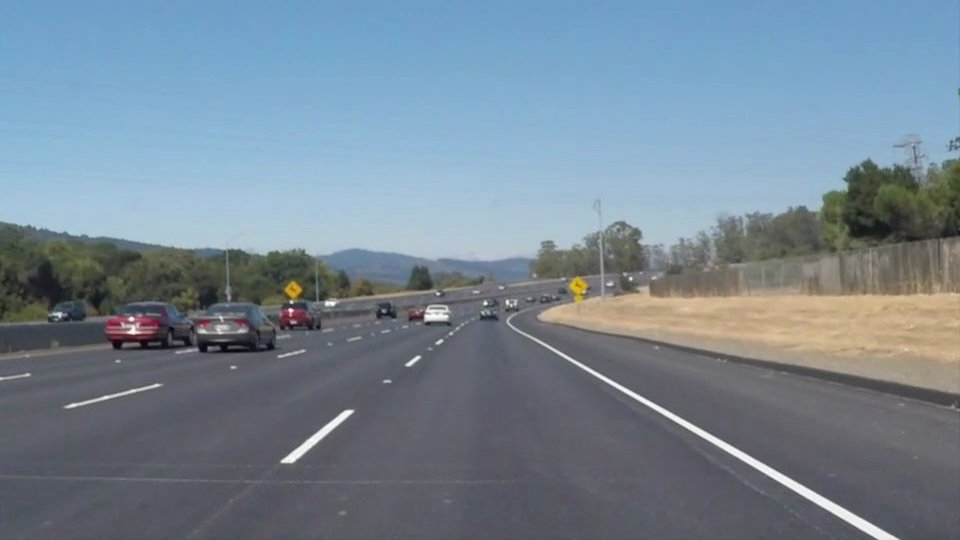
#> input picture Road Lane Management System/test_images/01. solidWhiteCurve.jpg, 960 x 540 px; its folder holds 4 pictures in this run
$ jupyter execute Road_Lane_Detection.ipynb   (shell and % lines are left out)
#> lines starting #> are read from the running program, lines starting #| are printed output that depends on the picture; after the words box and inside, x2 and y2 are one past the last pixel; in counts of white or black regions, pixels touching at a corner belong together
[cell 1]
import matplotlib.pyplot as plt
import matplotlib.image as mpimg
import numpy as np
import cv2
import os
import glob
from moviepy.editor import VideoFileClip
from moviepy import *
from IPython.display import HTML
from IPython.display import Image

[cell 2]
def list_images(images, cols = 2, rows = 5, cmap=None):

    plt.figure(figsize=(10, 11))
    for i, image in enumerate(images):
        plt.subplot(rows, cols, i+1)
        cmap = 'gray' if len(image.shape) == 2 else cmap
        plt.imshow(image, cmap = cmap)
        plt.xticks([])
        plt.yticks([])
    plt.tight_layout(pad=0, h_pad=0, w_pad=0)
    plt.show()

[cell 3]
def RGB_color_selection(image):

    lower_threshold = np.uint8([200, 200, 200])
    upper_threshold = np.uint8([255, 255, 255])
    white_mask = cv2.inRange(image, lower_threshold, upper_threshold)


    lower_threshold = np.uint8([175, 175,   0])
    upper_threshold = np.uint8([255, 255, 255])
    yellow_mask = cv2.inRange(image, lower_threshold, upper_threshold)


    mask = cv2.bitwise_or(white_mask, yellow_mask)
    masked_image = cv2.bitwise_and(image, image, mask = mask)

    return masked_image

[cell 4]
def convert_hsv(image):

    return cv2.cvtColor(image, cv2.COLOR_RGB2HSV)

[cell 5]
def HSV_color_selection(image):

    converted_image = convert_hsv(image)


    lower_threshold = np.uint8([0, 0, 210])
    upper_threshold = np.uint8([255, 30, 255])
    white_mask = cv2.inRange(converted_image, lower_threshold, upper_threshold)


    lower_threshold = np.uint8([18, 80, 80])
    upper_threshold = np.uint8([30, 255, 255])
    yellow_mask = cv2.inRange(converted_image, lower_threshold, upper_threshold)


    mask = cv2.bitwise_or(white_mask, yellow_mask)
    masked_image = cv2.bitwise_and(image, image, mask = mask)

    return masked_image

[cell 6]
def convert_hsl(image):

    return cv2.cvtColor(image, cv2.COLOR_RGB2HLS)

[cell 7]
# [19 lines left out: function HSL_color_selection, not called in this run]

[cell 8]
def gray_scale(image):

    return cv2.cvtColor(image, cv2.COLOR_RGB2GRAY)

[cell 9]
def gaussian_smoothing(image, kernel_size = 13):

    return cv2.GaussianBlur(image, (kernel_size, kernel_size), 0)

[cell 10]
def canny_detector(image, low_threshold = 50, high_threshold = 150):

    return cv2.Canny(image, low_threshold, high_threshold)

[cell 11]
# [17 lines left out: function region_selection, not called in this run]

[cell 12]
# [9 lines left out: function hough_transform, not called in this run]

[cell 13]
# [7 lines left out: function draw_lines, not called in this run]

[cell 14]
# [52 lines left out: functions average_slope_intercept, pixel_points, lane_lines, draw_lane_lines, not called in this run]

[cell 15]
# [16 lines left out: functions frame_processor, process_video, not called in this run]

[cell 16]
test_images = [plt.imread(img) for img in glob.glob('test_images/*.jpg')]
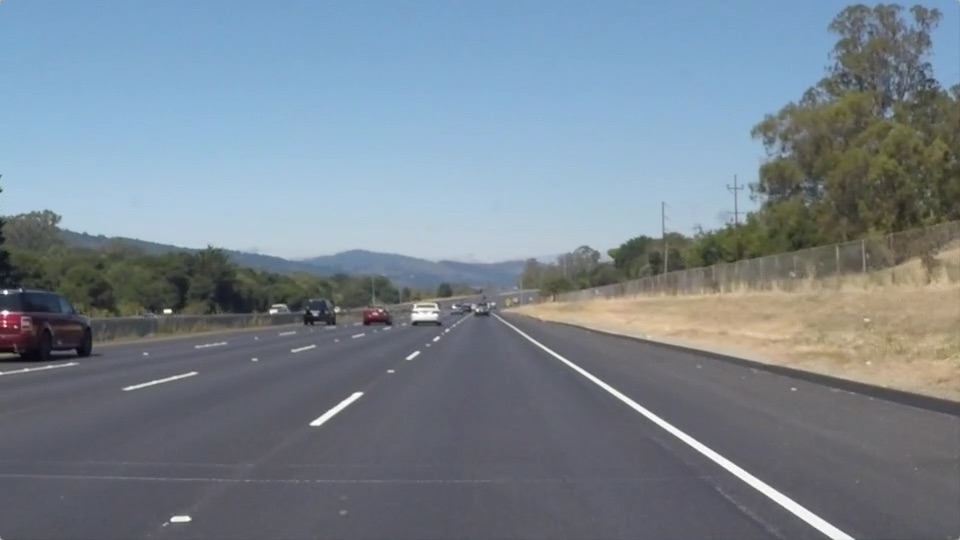
#> input picture Road Lane Management System/test_images/02. solidWhiteRight.jpg, 960 x 540 px
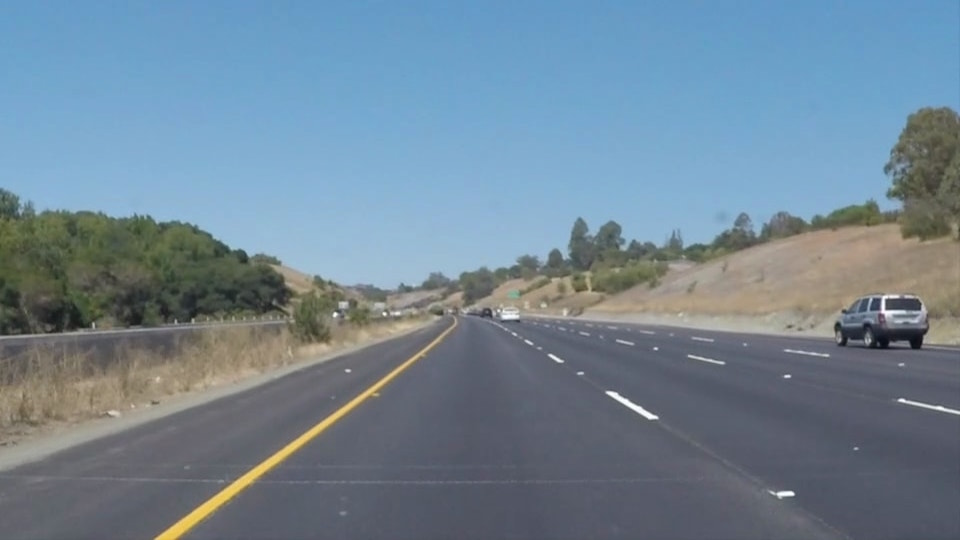
#> input picture Road Lane Management System/test_images/03. solidYellowCurve.jpg, 960 x 540 px
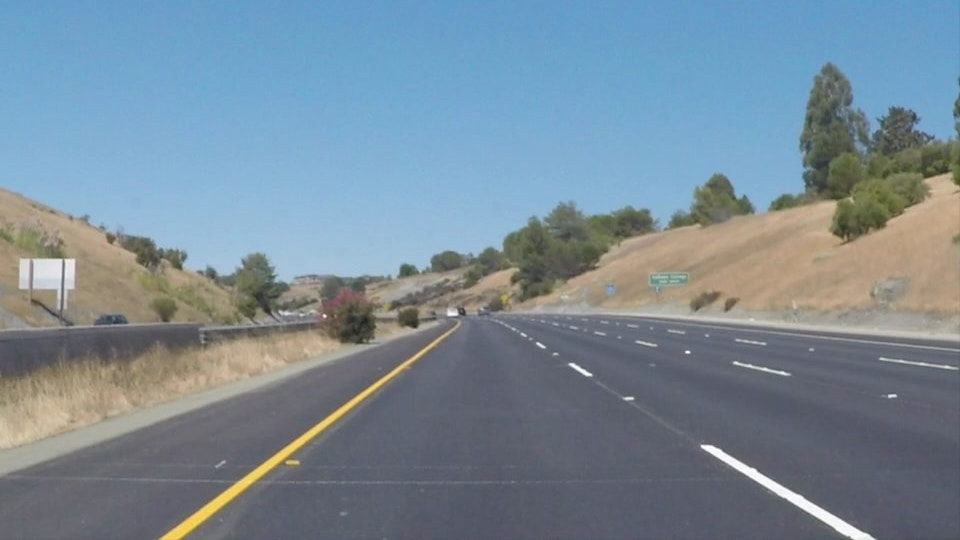
#> input picture Road Lane Management System/test_images/04. solidYellowCurve2.jpg, 960 x 540 px
#> test_images = 4 items
list_images(test_images)
#> the loop in list_images, `for i, image in enumerate(images):` made 1 pass
#> (the call stopped at in list_images, `plt.subplot(rows, cols, i+1)`: IPython is not available in this run)

[cell 17]
list_images(list(map(RGB_color_selection, test_images)))
#> in RGB_color_selection, `white_mask = cv2.inRange(image, lower_threshold, upper_threshold)`:
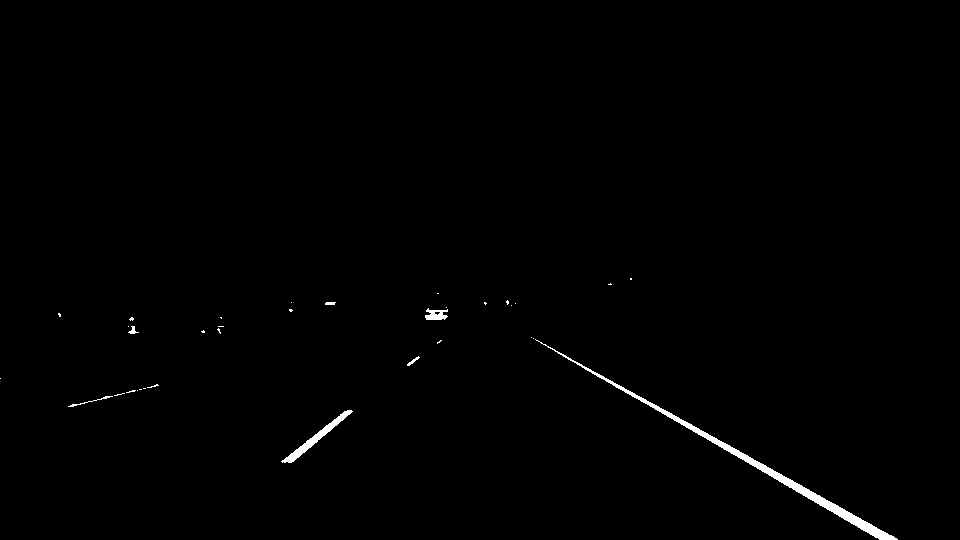
#> white_mask: shape (540, 960); 0.64% white; 34 white regions (27 under 20 px), largest, box (x1, y1, x2, y2) and area: (535, 339, 898, 540) 2248, (281, 410, 353, 463) 560, (425, 308, 448, 320) 181
#> in RGB_color_selection, image is the input picture: shape (540, 960, 3); mean R, G, B 118.5, 134.5, 148.1
#> in RGB_color_selection, `yellow_mask = cv2.inRange(image, lower_threshold, upper_threshold)`: yellow_mask: shape (540, 960); 4.7% white; 139 white regions (112 under 20 px), largest, box (x1, y1, x2, y2) and area: (114, 218, 583, 260) 11646, (620, 287, 960, 350) 5795, (523, 333, 899, 540) 2545
#> in RGB_color_selection, `masked_image = cv2.bitwise_and(image, image, mask = mask)`:
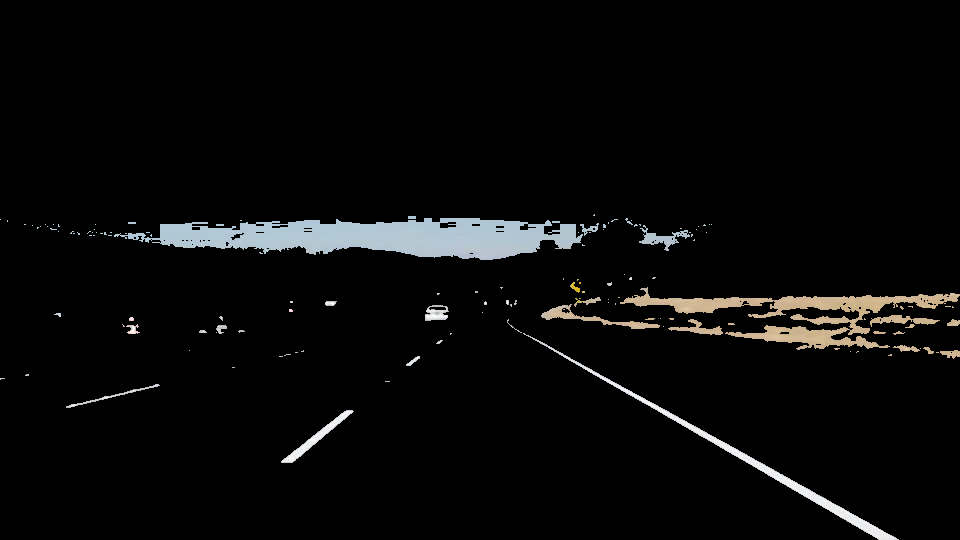
#> masked_image: shape (540, 960, 3); mean R, G, B 9.2, 9.2, 9
#> in RGB_color_selection (call 2), `white_mask = cv2.inRange(image, lower_threshold, upper_threshold)`: white_mask: shape (540, 960); 0.62% white; 23 white regions (16 under 20 px), largest, box (x1, y1, x2, y2) and area: (521, 332, 854, 540) 2350, (311, 393, 362, 425) 291, (412, 304, 438, 320) 247
#> in RGB_color_selection, image is the input picture: shape (540, 960, 3); mean R, G, B 120.3, 132.6, 143.7
#> in RGB_color_selection (call 2), `yellow_mask = cv2.inRange(image, lower_threshold, upper_threshold)`: yellow_mask: shape (540, 960); 7.4% white; 152 white regions (121 under 20 px), largest, box (x1, y1, x2, y2) and area: (50, 194, 662, 263) 25584, (505, 294, 802, 364) 6000, (507, 323, 854, 540) 2632
#> in RGB_color_selection (call 3), `white_mask = cv2.inRange(image, lower_threshold, upper_threshold)`: white_mask: shape (540, 960); 0.15% white; 26 white regions (20 under 20 px), largest, box (x1, y1, x2, y2) and area: (607, 392, 658, 419) 245, (881, 295, 905, 317) 150, (899, 399, 960, 414) 105, (502, 310, 519, 319) 100, (777, 492, 794, 496) 58, (549, 355, 562, 362) 29
#> in RGB_color_selection, image is the input picture: shape (540, 960, 3); mean R, G, B 113, 133.4, 149
#> in RGB_color_selection (call 3), `yellow_mask = cv2.inRange(image, lower_threshold, upper_threshold)`: yellow_mask: shape (540, 960); 1% white; 92 white regions (66 under 20 px), largest, box (x1, y1, x2, y2) and area: (155, 338, 440, 540) 2063, (634, 315, 776, 333) 1017, (606, 391, 658, 419) 285
#> in RGB_color_selection (call 4), `white_mask = cv2.inRange(image, lower_threshold, upper_threshold)`: white_mask: shape (540, 960); 0.6% white; 23 white regions (16 under 20 px), largest, box (x1, y1, x2, y2) and area: (701, 445, 875, 540) 1630, (33, 259, 62, 298) 740, (65, 259, 75, 298) 275
#> in RGB_color_selection, image is the input picture: shape (540, 960, 3); mean R, G, B 120.7, 138.6, 151.5
#> in RGB_color_selection (call 4), `yellow_mask = cv2.inRange(image, lower_threshold, upper_threshold)`: yellow_mask: shape (540, 960); 2.6% white; 154 white regions (105 under 20 px), largest, box (x1, y1, x2, y2) and area: (160, 332, 449, 540) 2149, (601, 306, 960, 340) 2105, (701, 445, 875, 540) 1754
#> (the call stopped at in list_images, `plt.subplot(rows, cols, i+1)`: IPython is not available in this run)

[cell 18]
list_images(list(map(convert_hsv, test_images)))
#> in convert_hsv, `return cv2.cvtColor(image, cv2.COLOR_RGB2HSV)`: returned value: shape (540, 960, 3); mean H, S, V 97.9, 55.2, 152.4
#> in convert_hsv (call 2), `return cv2.cvtColor(image, cv2.COLOR_RGB2HSV)`: returned value: shape (540, 960, 3); mean H, S, V 95, 51.9, 149.2
#> in convert_hsv (call 3), `return cv2.cvtColor(image, cv2.COLOR_RGB2HSV)`: returned value: shape (540, 960, 3); mean H, S, V 90, 67.7, 154.4
#> in convert_hsv (call 4), `return cv2.cvtColor(image, cv2.COLOR_RGB2HSV)`: returned value: shape (540, 960, 3); mean H, S, V 86.9, 66.5, 159.6
#> (the call stopped at in list_images, `plt.subplot(rows, cols, i+1)`: IPython is not available in this run)

[cell 19]
list_images(list(map(HSV_color_selection, test_images)))
#> in HSV_color_selection, `white_mask = cv2.inRange(converted_image, lower_threshold, upper_thres..`: white_mask: shape (540, 960); 0.62% white; 47 white regions (39 under 20 px), largest, box (x1, y1, x2, y2) and area: (538, 341, 898, 540) 2180, (282, 410, 353, 462) 531, (425, 309, 448, 320) 161
#> in HSV_color_selection, `yellow_mask = cv2.inRange(converted_image, lower_threshold, upper_thre..`: yellow_mask: shape (540, 960); 0.66% white; 70 white regions (50 under 20 px), largest, box (x1, y1, x2, y2) and area: (825, 300, 928, 328) 1418, (569, 275, 589, 305) 405, (280, 280, 304, 301) 337
#> in HSV_color_selection, `mask = cv2.bitwise_or(white_mask, yellow_mask)`: mask: shape (540, 960); 1.3% white; 117 white regions (89 under 20 px), largest, box (x1, y1, x2, y2) and area: (538, 341, 898, 540) 2180, (825, 300, 928, 328) 1418, (282, 410, 353, 462) 531
#> in HSV_color_selection (call 2), `white_mask = cv2.inRange(converted_image, lower_threshold, upper_thres..`:
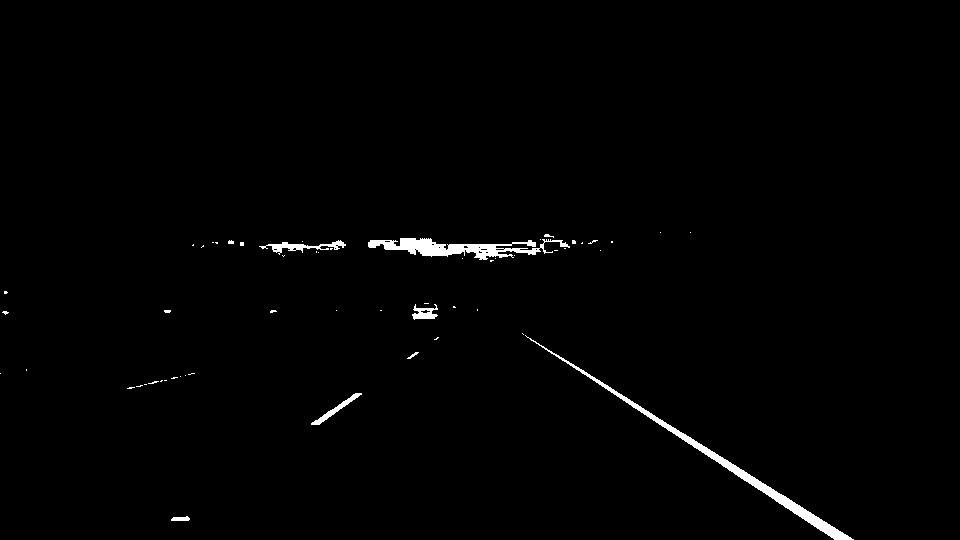
#> white_mask: shape (540, 960); 1% white; 56 white regions (47 under 20 px), largest, box (x1, y1, x2, y2) and area: (525, 335, 854, 540) 2269, (368, 238, 570, 260) 1858, (259, 240, 346, 255) 409
#> in HSV_color_selection (call 2), `yellow_mask = cv2.inRange(converted_image, lower_threshold, upper_thre..`: yellow_mask: shape (540, 960); 1.1% white; 150 white regions (121 under 20 px), largest, box (x1, y1, x2, y2) and area: (824, 130, 911, 186) 1421, (820, 94, 868, 122) 529, (913, 140, 951, 170) 514
#> in HSV_color_selection (call 2), `mask = cv2.bitwise_or(white_mask, yellow_mask)`: mask: shape (540, 960); 2.2% white; 206 white regions (168 under 20 px), largest, box (x1, y1, x2, y2) and area: (525, 335, 854, 540) 2269, (368, 238, 570, 260) 1858, (824, 130, 911, 186) 1421
#> in HSV_color_selection (call 2), `masked_image = cv2.bitwise_and(image, image, mask = mask)`:
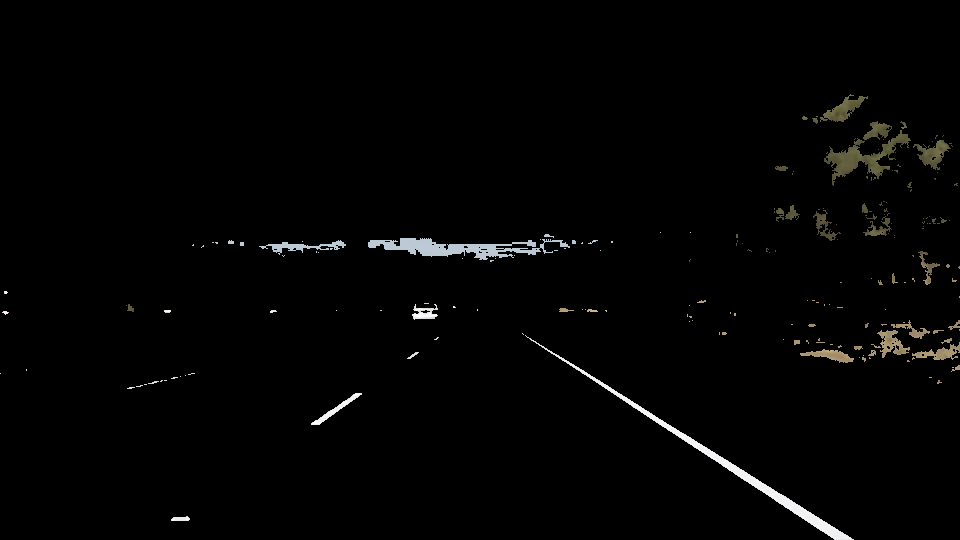
#> masked_image: shape (540, 960, 3); mean R, G, B 3.6, 3.6, 3.3
#> in HSV_color_selection (call 3), `white_mask = cv2.inRange(converted_image, lower_threshold, upper_thres..`: white_mask: shape (540, 960); 0.15% white; 32 white regions (26 under 20 px), largest, box (x1, y1, x2, y2) and area: (607, 392, 658, 419) 241, (881, 295, 906, 317) 151, (899, 399, 960, 414) 105, (502, 310, 519, 319) 95, (777, 492, 794, 496) 58, (549, 355, 562, 362) 29
#> in HSV_color_selection (call 3), `yellow_mask = cv2.inRange(converted_image, lower_threshold, upper_thre..`: yellow_mask: shape (540, 960); 0.7% white; 24 white regions (17 under 20 px), largest, box (x1, y1, x2, y2) and area: (154, 360, 416, 540) 3263, (575, 283, 587, 292) 66, (903, 230, 914, 239) 64
#> in HSV_color_selection (call 3), `mask = cv2.bitwise_or(white_mask, yellow_mask)`: mask: shape (540, 960); 0.85% white; 56 white regions (43 under 20 px), largest, box (x1, y1, x2, y2) and area: (154, 360, 416, 540) 3263, (607, 392, 658, 419) 241, (881, 295, 906, 317) 151
#> in HSV_color_selection (call 4), `white_mask = cv2.inRange(converted_image, lower_threshold, upper_thres..`: white_mask: shape (540, 960); 0.59% white; 26 white regions (19 under 20 px), largest, box (x1, y1, x2, y2) and area: (701, 445, 875, 540) 1608, (33, 259, 62, 293) 748, (65, 259, 75, 289) 250
#> in HSV_color_selection (call 4), `yellow_mask = cv2.inRange(converted_image, lower_threshold, upper_thre..`:
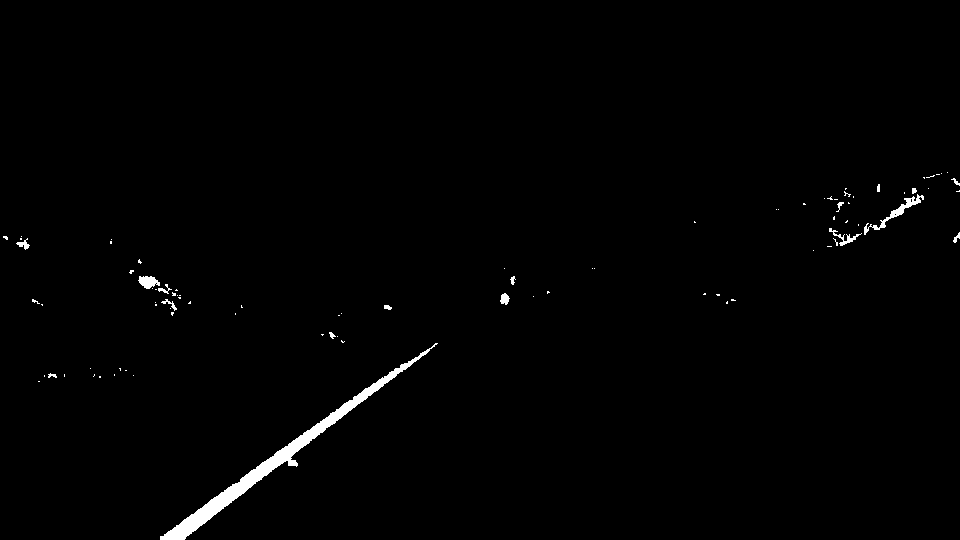
#> yellow_mask: shape (540, 960); 0.97% white; 89 white regions (72 under 20 px), largest, box (x1, y1, x2, y2) and area: (160, 343, 438, 540) 3503, (864, 194, 924, 235) 368, (138, 276, 160, 289) 189
#> in HSV_color_selection (call 4), `mask = cv2.bitwise_or(white_mask, yellow_mask)`:
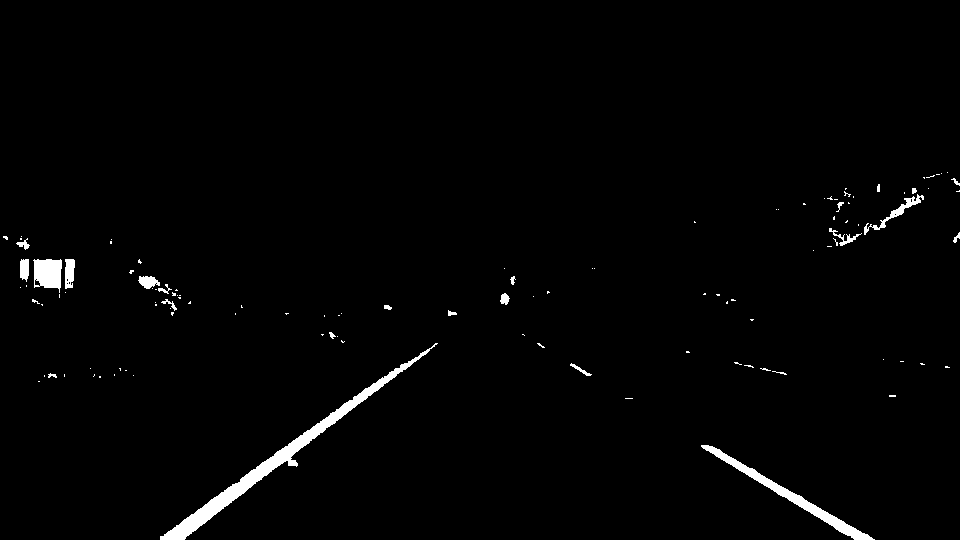
#> mask: shape (540, 960); 1.6% white; 115 white regions (91 under 20 px), largest, box (x1, y1, x2, y2) and area: (160, 343, 438, 540) 3503, (701, 445, 875, 540) 1608, (33, 259, 62, 293) 748
